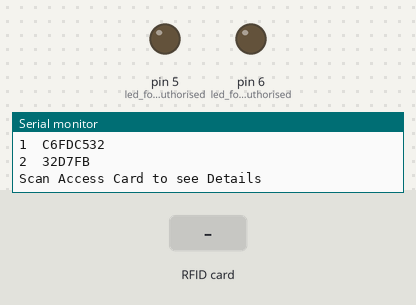
The sketch below on a simulated Arduino Uno, built with avr-gcc and run on an emulated ATmega328P. Parts: output pins drawn as LEDs (lit = HIGH), the last lines printed to the serial monitor. Inputs (shaded band) come from the test bench. Pins used as bus, display or sensor lines are not drawn.

Above: at 1.3 s.
1.4 s: RFID card C6 FD C5 32 held to the reader
At 2.5 s:
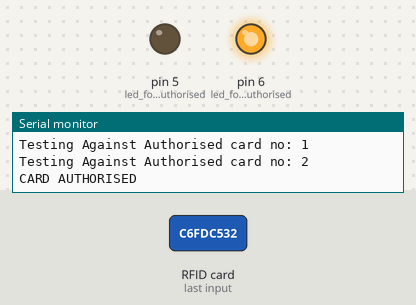
4.4 s: RFID card 5E 7A 19 C4 held to the reader
At 5.6 s:
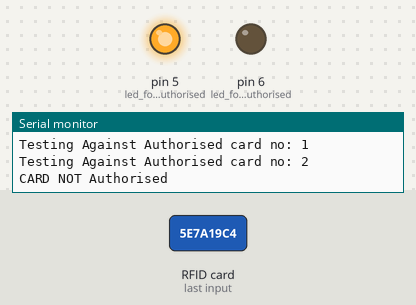
7.4 s: RFID card 32 D7 0F 0B held to the reader
At 8.8 s:
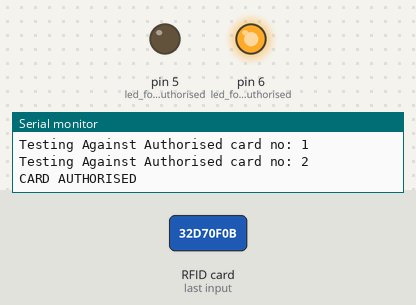
Timing chart, 0 to 11.0 s (numbered marks = the images above; inputs shaded):
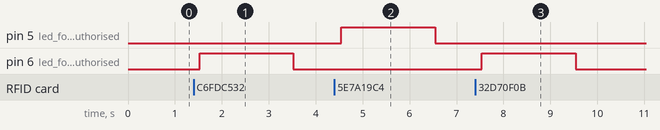

Measured:
- after the input at 1.4 s, pin 6 (led_for_authorised): LOW → HIGH after 0.12 s, → LOW 2.0 s later
- after the input at 4.4 s, pin 5 (led_for_not_authorised): LOW → HIGH after 0.15 s, → LOW 2.0 s later
- after the input at 7.4 s, pin 6 (led_for_authorised): LOW → HIGH after 0.14 s, → LOW 2.0 s later

The sketch:

FPZ0ME4IYOQJV47.ino
```cpp
// ORIGINAL Adapted Code
// https://www.instructables.com/Arduino-MFRC522-RFID-READER/


#include<SPI.h>
#include<MFRC522.h>

//creating mfrc522 instance
#define RSTPIN 9
#define SSPIN 10
MFRC522 rc(SSPIN, RSTPIN);

int readsuccess;

/* the following are the UIDs of the card which are authorised
    to know the UID of your card/tag use the example code 'DumpInfo'
    from the library mfrc522 it give the UID of the card as well as
    other information in the card on the serial monitor of the arduino*/

    //byte defcard[4]={0x32,0xD7,0x0F,0x2B}; // if you only want one card
byte defcard[][4]={{0xC6,0xFD,0xC5,0x32},{0x32,0xD7,0x0F,0xB}}; //for multiple cards
int N=2; //change this to the number of cards/tags you will use
byte readcard[4]; //stores the UID of current tag which is read

void setup() {
Serial.begin(9600);

SPI.begin();
rc.PCD_Init(); //initialize the receiver
rc.PCD_DumpVersionToSerial(); //show details of card reader module

pinMode(6,OUTPUT); //led for authorised
pinMode(5,OUTPUT); //led for not authorised

Serial.println(F("the authorised cards are")); //display authorised cards just to demonstrate you may comment this section out
for(int i=0;i<N;i++){
  Serial.print(i+1);
  Serial.print("  ");
    for(int j=0;j<4;j++){
      Serial.print(defcard[i][j],HEX);
      }
      Serial.println("");
     }
Serial.println("");

Serial.println(F("Scan Access Card to see Details"));
}


void loop() {

readsuccess = getid();

if(readsuccess){

  int match=0;

//this is the part where compare the current tag with pre defined tags
  for(int i=0;i<N;i++){
    Serial.print("Testing Against Authorised card no: ");
    Serial.println(i+1);
    if(!memcmp(readcard,defcard[i],4)){
      match++;
      }

  }


   if(match)
      {Serial.println("CARD AUTHORISED");
        digitalWrite(6,HIGH);
        delay(2000);
        digitalWrite(6,LOW);
        delay(500);

      }
     else {
      Serial.println("CARD NOT Authorised");
      digitalWrite(5,HIGH);
        delay(2000);
        digitalWrite(5,LOW);
        delay(500);

      }

  }
}
//function to get the UID of the card
int getid(){
  if(!rc.PICC_IsNewCardPresent()){
    return 0;
  }
  if(!rc.PICC_ReadCardSerial()){
    return 0;
  }


  Serial.println("THE UID OF THE SCANNED CARD IS:");

  for(int i=0;i<4;i++){
    readcard[i]=rc.uid.uidByte[i]; //storing the UID of the tag in readcard
    Serial.print(readcard[i],HEX);

  }
   Serial.println("");
   Serial.println("Now Comparing with Authorised cards");
  rc.PICC_HaltA();

  return 1;
}
```
